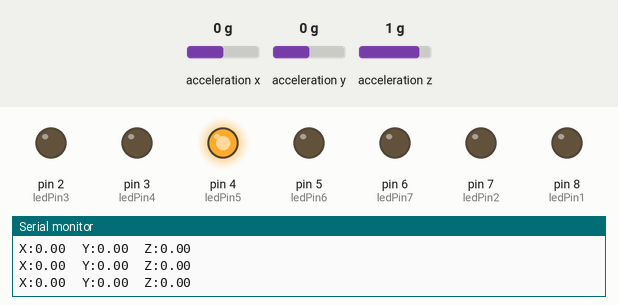
Simulated run of this sketch. Board: Arduino Uno, built with avr-gcc and run on an emulated ATmega328P. On the bench: output pins drawn as LEDs (lit = HIGH), the last lines printed to the serial monitor. Wiring (inferred from the names in the program): ADXL345 accelerometer at I2C address 0x53. Inputs (shaded band) come from the test bench; at power-on: acceleration x 0 g, acceleration y 0 g, acceleration z 1 g.

Above: at 1.8 s.
1.9 s: acceleration x set to -0.2 g
At 3.2 s:
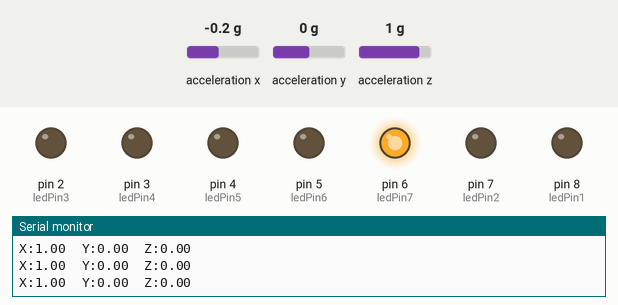
3.5 s: acceleration y set to -0.9 g
6.5 s: acceleration y set to -1.2 g
At 7.6 s:
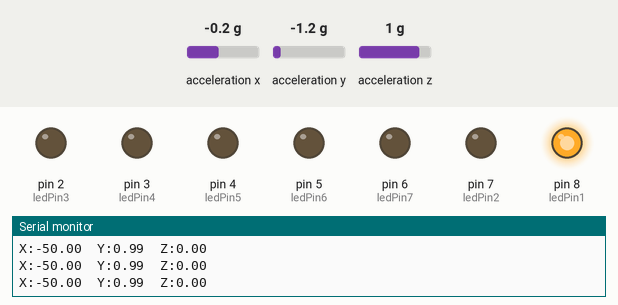
8.1 s: acceleration y set to -0.8 g
At 9.4 s:
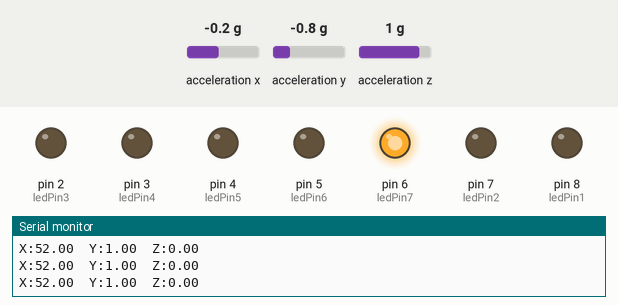
9.7 s: acceleration y set to -1.4 g
At 10.2 s:
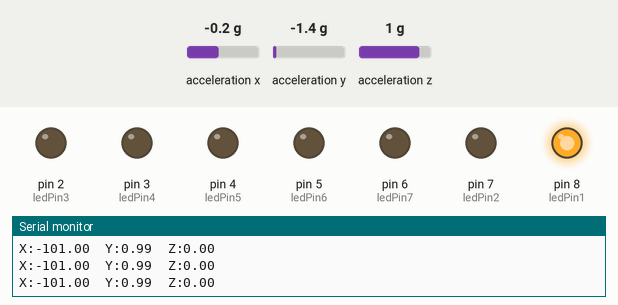
Timing chart, 0 to 12.4 s (numbered marks = the images above; inputs shaded):
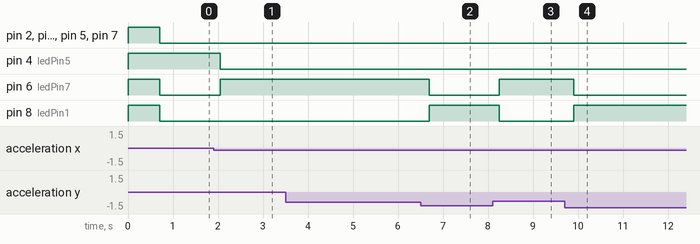

The sketch:

adxl_exp.ino
```cpp
/***********************************************************
File name:   01_blinkingLed.ino
Description:  Lit LED, let LED blinks.
Website: www.adeept.com
E-mail: support@adeept.com
Author: Tom
Date: 2015/05/02
***********************************************************/
#include <Wire.h>        //arduino IDE contains I2C library
#define Register_ID 0    //Address defined ADXL345 register
#define Register_2D 0x2D
#define Register_X0 0x32
#define Register_X1 0x33
#define Register_Y0 0x34
#define Register_Y1 0x35
#define Register_Z0 0x36
#define Register_Z1 0x37

#define Reg_OFSX 0x1E     //ADXL345 correct register address definitions
#define Reg_OFSY 0x1F
#define Reg_OFSZ 0x20
#define Reg_PWR_CTL 0x2D

int ADXAddress = 0xA7>>1;  //Converted to 7 address
int reading = 0;
int val = 0;
int X0,X1,X_out;
int Y0,Y1,Y_out;
int Z1,Z0,Z_out;
double Xg,Yg,Zg;

int ledPin1=8; //definition digital 8 pins as pin to control the LED
int ledPin2=7;
int ledPin3=2;
int ledPin4=3;
int ledPin5=4;
int ledPin6=5;
int ledPin7=6;

void setup()
{
    Serial.begin(9600);
    Serial.setTimeout(2000);
    pinMode(ledPin1,OUTPUT);    //Set the digital 8 port mode, OUTPUT: Output mode
    pinMode(ledPin2,OUTPUT);
    pinMode(ledPin3,OUTPUT);
    pinMode(ledPin4,OUTPUT);
    pinMode(ledPin5,OUTPUT);
    pinMode(ledPin6,OUTPUT);
    pinMode(ledPin7,OUTPUT);

    digitalWrite(ledPin1,HIGH);
    digitalWrite(ledPin2,HIGH);
    digitalWrite(ledPin3,HIGH);
    digitalWrite(ledPin4,HIGH);
    digitalWrite(ledPin5,HIGH);
    digitalWrite(ledPin6,HIGH);
    digitalWrite(ledPin7,HIGH);

    Wire.begin();           //Initializes I2C
    setAccReg(0x31,0x0B);   //Measuring range, plus or minus 16g, 13 bit pattern
    setAccReg(0x2C,0x08);   //Reference rate is set to 12.5 Page pdf13
    setAccReg(0x2D,0x08);   //Select Power Mode Reference pdf24 page
    setAccReg(0x2E,0x80);   //Interrupt Enable DATA_READY
    setAccReg(0x1E,0x00);   //X Offset pdf29 page written test based on the state of the sensor
    setAccReg(0x1F,0x00);   //Y offset pdf29 page written test based on the state of the sensor
    setAccReg(0x20,0x05);   //Z offset pdf29 page written test based on the state of the sensor
    delay(100);
    Wire.beginTransmission(ADXAddress);
    Wire.write(Register_2D);
    Wire.write(8);
    Wire.endTransmission();
    delay(500);
}
void loop()
{
    Wire.beginTransmission(ADXAddress);//Read X-axis data
    Wire.write(Register_X0);
    Wire.write(Register_X1);
    Wire.endTransmission();
    Wire.requestFrom(ADXAddress,2);
    if(Wire.available()<=2)
    {
      X0 = Wire.read();
      X1 = Wire.read();
      X1 = X1<<8;
      X_out = X0+X1;
    }
    Wire.beginTransmission(ADXAddress);//Read y-axis data
    Wire.write(Register_Y0);
    Wire.write(Register_Y1);
    Wire.endTransmission();
    Wire.requestFrom(ADXAddress,2);
    if(Wire.available()<=2)
    {
      Y0 = Wire.read();
      Y1 = Wire.read();
      Y1 = Y1<<8;
      Y_out = Y0+Y1;
    }
    Wire.beginTransmission(ADXAddress);//Read z-axis data
    Wire.write(Register_Z0);
    Wire.write(Register_Z1);
    Wire.endTransmission();
    Wire.requestFrom(ADXAddress,2);
    if(Wire.available()<=2)
    {
      Z0 = Wire.read();
      Z1 = Wire.read();
      Z1 = Z1<<8;
      Z_out = Z0+Z1;
    }

    Xg = X_out/256.00;   //The output is converted to gravitational acceleration g, 2 decimal places later.
    Yg = Y_out/256.00;
    Zg = Z_out/256.00;
    Serial.print("X:");
    Serial.print(Xg);
    Serial.print("  ");
    Serial.print("Y:");
    Serial.print(Yg);
    Serial.print("  ");
    Serial.print("Z:");
    Serial.println(Zg);

    delay(100);

    if(Xg < -0.30 && Xg > -0.70)
    {
      digitalWrite(ledPin1,LOW);
      digitalWrite(ledPin2,LOW);
      digitalWrite(ledPin3,LOW);
      digitalWrite(ledPin4,HIGH);
      digitalWrite(ledPin5,LOW);
      digitalWrite(ledPin6,LOW);
      digitalWrite(ledPin7,LOW);
    }
    if(Xg <-0.70 && Xg > -0.85)
    {
      digitalWrite(ledPin1,LOW);
      digitalWrite(ledPin2,LOW);
      digitalWrite(ledPin3,HIGH);
      digitalWrite(ledPin4,LOW);
      digitalWrite(ledPin5,LOW);
      digitalWrite(ledPin6,LOW);
      digitalWrite(ledPin7,LOW);
    }
    if(Xg < -0.85 && Xg > -1)
    {
      digitalWrite(ledPin1,LOW);
      digitalWrite(ledPin2,HIGH);
      digitalWrite(ledPin3,LOW);
      digitalWrite(ledPin4,LOW);
      digitalWrite(ledPin5,LOW);
      digitalWrite(ledPin6,LOW);
      digitalWrite(ledPin7,LOW);
    }
    if(Xg < -1 )
    {
      digitalWrite(ledPin1,HIGH);
      digitalWrite(ledPin2,LOW);
      digitalWrite(ledPin3,LOW);
      digitalWrite(ledPin4,LOW);
      digitalWrite(ledPin5,LOW);
      digitalWrite(ledPin6,LOW);
      digitalWrite(ledPin7,LOW);
    }
    if(Xg < 0.20 && Xg > -0.30)
    {
      digitalWrite(ledPin1,LOW);
      digitalWrite(ledPin2,LOW);
      digitalWrite(ledPin3,LOW);
      digitalWrite(ledPin4,LOW);
      digitalWrite(ledPin5,HIGH);
      digitalWrite(ledPin6,LOW);
      digitalWrite(ledPin7,LOW);
    }
    if(Xg < 0.40 && Xg > 0.20)
    {
      digitalWrite(ledPin1,LOW);
      digitalWrite(ledPin2,LOW);
      digitalWrite(ledPin3,LOW);
      digitalWrite(ledPin4,LOW);
      digitalWrite(ledPin5,LOW);
      digitalWrite(ledPin6,HIGH);
      digitalWrite(ledPin7,LOW);
    }
    if(Xg > 0.40)
    {
      digitalWrite(ledPin1,LOW);
      digitalWrite(ledPin2,LOW);
      digitalWrite(ledPin3,LOW);
      digitalWrite(ledPin4,LOW);
      digitalWrite(ledPin5,LOW);
      digitalWrite(ledPin6,LOW);
      digitalWrite(ledPin7,HIGH);
    }


}

void setAccReg(int reg,byte value){
    setReg(ADXAddress,reg,value);    //ADXAddress = 0xA7>>1
}

void setReg(int device,int reg,byte value){
    Wire.beginTransmission(device);
    Wire.write(reg);
    Wire.write(value);
    Wire.endTransmission();
}
```

Measured:
- the behaviour switches between 0 and -0.1 g on acceleration x (found by bisection; images 0 and 1)
- the behaviour switches between -1 and -1.1 g on acceleration y (found by bisection; images 1 and 2)
- after the input at 1.9 s, pin 4 (ledPin5): HIGH → LOW after 0.15 s; pin 6 (ledPin7): LOW → HIGH after 0.15 s
- after the input at 6.5 s, pin 6 (ledPin7): HIGH → LOW after 0.20 s; pin 8 (ledPin1): LOW → HIGH after 0.20 s
- after the input at 8.1 s, pin 6 (ledPin7): LOW → HIGH after 0.15 s; pin 8 (ledPin1): HIGH → LOW after 0.15 s
- after the input at 9.7 s, pin 6 (ledPin7): HIGH → LOW after 0.20 s; pin 8 (ledPin1): LOW → HIGH after 0.20 s
